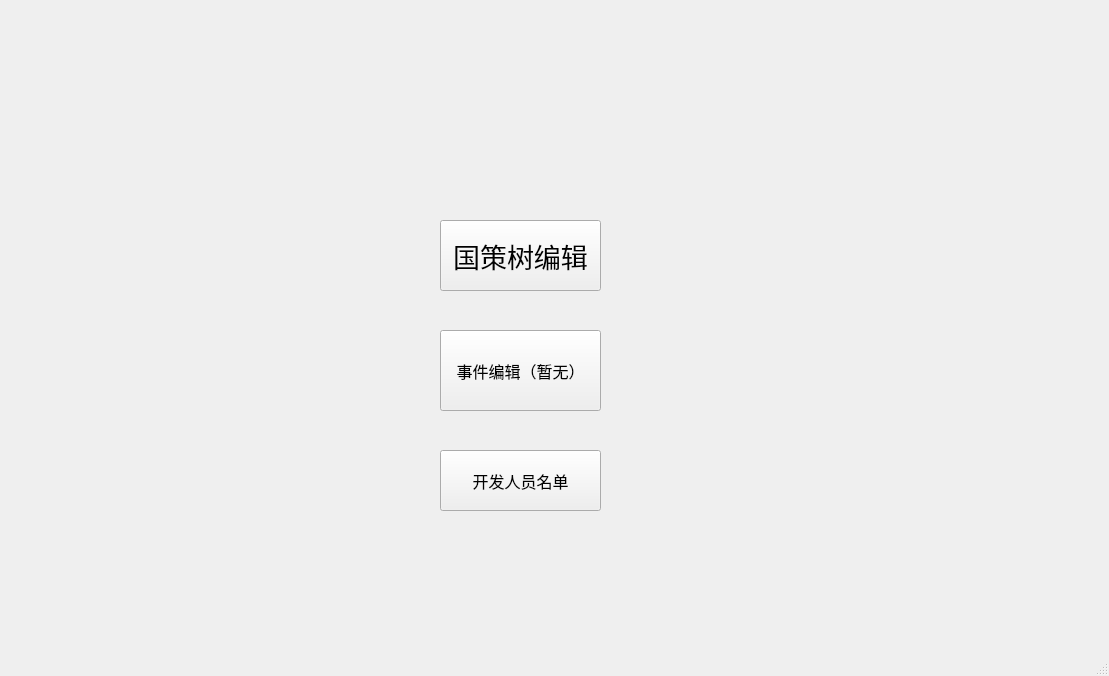
<?xml version="1.0" encoding="UTF-8"?>
<ui version="4.0">
 <class>MainWindow</class>
 <widget class="QMainWindow" name="MainWindow">
  <property name="geometry">
   <rect>
    <x>0</x>
    <y>0</y>
    <width>1109</width>
    <height>676</height>
   </rect>
  </property>
  <property name="windowTitle">
   <string>MainWindow</string>
  </property>
  <widget class="QWidget" name="centralwidget">
   <widget class="QPushButton" name="pushButton">
    <property name="geometry">
     <rect>
      <x>440</x>
      <y>220</y>
      <width>161</width>
      <height>71</height>
     </rect>
    </property>
    <property name="font">
     <font>
      <pointsize>20</pointsize>
     </font>
    </property>
    <property name="text">
     <string>国策树编辑</string>
    </property>
    <property name="iconSize">
     <size>
      <width>30</width>
      <height>30</height>
     </size>
    </property>
   </widget>
   <widget class="QPushButton" name="pushButton_2">
    <property name="geometry">
     <rect>
      <x>440</x>
      <y>330</y>
      <width>161</width>
      <height>81</height>
     </rect>
    </property>
    <property name="font">
     <font>
      <pointsize>12</pointsize>
     </font>
    </property>
    <property name="text">
     <string>事件编辑（暂无）</string>
    </property>
   </widget>
   <widget class="QPushButton" name="pushButton_3">
    <property name="geometry">
     <rect>
      <x>440</x>
      <y>450</y>
      <width>161</width>
      <height>61</height>
     </rect>
    </property>
    <property name="font">
     <font>
      <pointsize>12</pointsize>
     </font>
    </property>
    <property name="text">
     <string>开发人员名单</string>
    </property>
   </widget>
  </widget>
  <widget class="QStatusBar" name="statusbar"/>
  <action name="actionnew">
   <property name="text">
    <string>new</string>
   </property>
  </action>
  <action name="actionopen">
   <property name="text">
    <string>open</string>
   </property>
  </action>
 </widget>
 <resources/>
 <connections/>
</ui>
